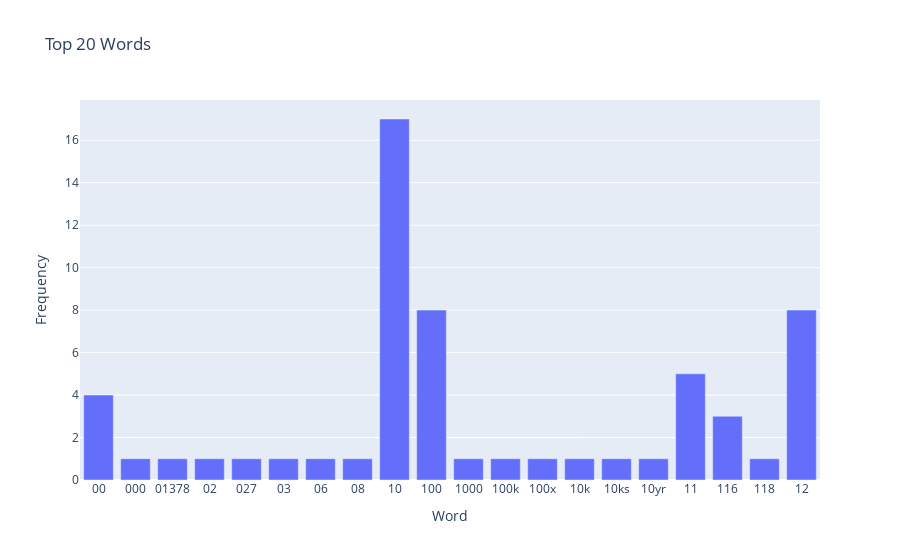

Notebook source saved alongside this figure:
### Code cell
import plotly.express as px

words = count_vect.get_feature_names_out()[:20]
counts = term_frequencies[:20]

fig = px.bar(x=words, y=counts, 
             labels={'x': 'Word', 'y': 'Frequency'}, 
             title='Top 20 Words')
fig.show()

### Figure 1 — Plotly figure (JSON) as saved in the notebook; plotly's stock layout.template omitted (floating-point values rounded to 4 significant figures)
{"data": [{"hovertemplate": "Word=%{x}<br>Frequency=%{y}<extra></extra>", "legendgroup": "", "marker": {"color": "#636efa", "pattern": {"shape": ""}}, "name": "", "orientation": "v", "showlegend": false, "textposition": "auto", "type": "bar", "x": ["00", "000", "01378", "02", "027", "03", "06", "08", "10", "100", "1000", "100k", "100x", "10k", "10ks", "10yr", "11", "116", "118", "12"], "xaxis": "x", "y": [4, 1, 1, 1, 1, 1, 1, 1, 17, 8, 1, 1, 1, 1, 1, 1, 5, 3, 1, 8], "yaxis": "y"}], "layout": {"barmode": "relative", "legend": {"tracegroupgap": 0}, "title": {"text": "Top 20 Words"}, "xaxis": {"anchor": "y", "domain": [0, 1], "title": {"text": "Word"}}, "yaxis": {"anchor": "x", "domain": [0, 1], "title": {"text": "Frequency"}}}}
